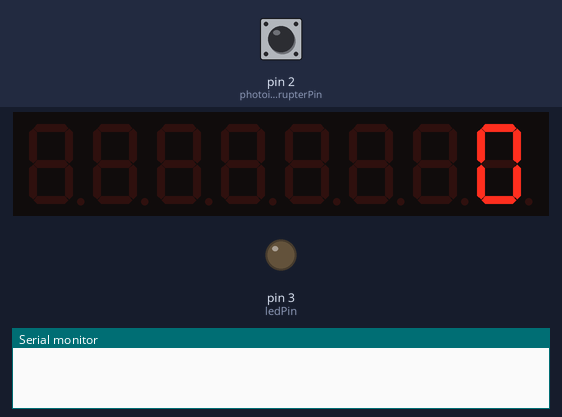
Simulated run of this sketch. Board: Arduino Uno, built with avr-gcc and run on an emulated ATmega328P. Parts: 8-digit seven-segment display, output pins drawn as LEDs (lit = HIGH), the last lines printed to the serial monitor. Wiring (inferred from the names in the program): MAX7219 LED driver: data pin 6; clock pin 8; CS pin 7. Inputs (shaded band) come from the test bench; at power-on: pin 2 (photointerrupterPin) LOW. Pins used as bus, display or sensor lines are not drawn.

Above: at 1.2 s.
1.3 s: pin 2 (photointerrupterPin) pulled HIGH for 0.15 s
At 2.1 s:
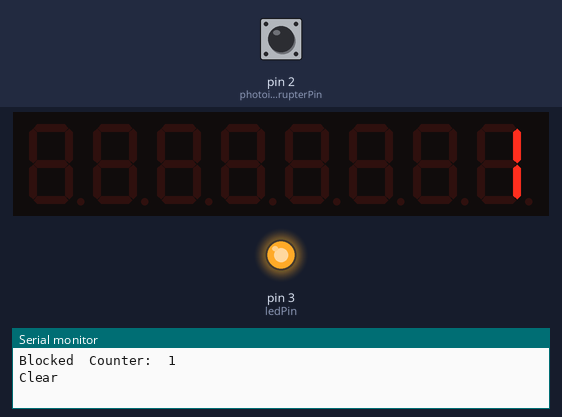
2.9 s: pin 2 (photointerrupterPin) pulled HIGH for 1 s
At 4.6 s:
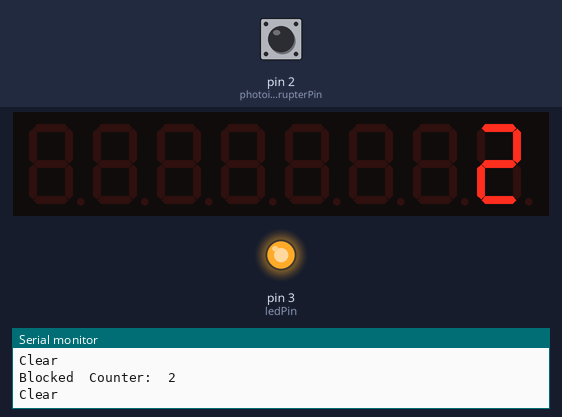
5.4 s: pin 2 (photointerrupterPin) pulled HIGH for 0.15 s
At 5.41 s:
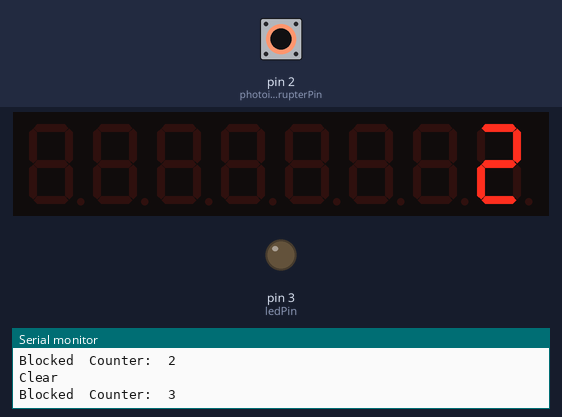
7.0 s: pin 2 (photointerrupterPin) pulled HIGH for 1 s
At 7.7 s:
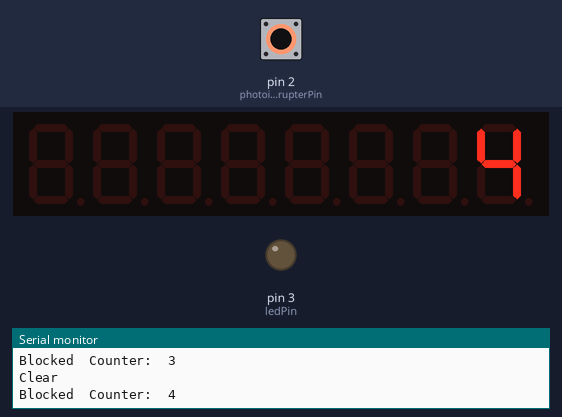
Timing chart, 0 to 10.0 s (numbered marks = the images above; inputs shaded):
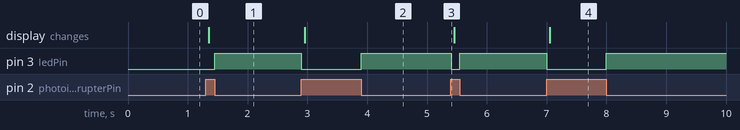

The sketch:

PinballSpinningTarget.ino
```cpp
/*
  Code for using a photo interrupter with Arduino
  to count the number of state changes and show
  the count on a display
  Made by Anders Holm - 16.may 2017
*/

// this constant won't change:
const int photointerrupterPin = 2;    // the pin that the photointerrupter is attached to
const int ledPin = 3;                 // the pin that the LED is attached to

// Variables will change:
int score = 0;                    // counter for adding the score
int photointerrupterState = 0;         // current state of the photointerrupter
int photointerrupterLastState = 0;     // previous state of the photointerrupter

#define MAX7219_DIN 6  // set up for the display
#define MAX7219_CS  7
#define MAX7219_CLK 8

void setup() {
  pinMode(photointerrupterPin, INPUT); // initialize the photointerrupter pin as a input
  pinMode(ledPin, OUTPUT);             // initialize the LED as an output
  Serial.begin(9600);                  // initialize serial communication

  initialiseMAX7219();
  output(0x0f, 0x00); //display test register - test mode off
  output(0x0c, 0x01); //shutdown register - normal operation
  output(0x0b, 0x07); //scan limit register - display digits 0 thru 7
  output(0x0a, 0x0f); //intensity register - max brightness
  output(0x09, 0xff); //decode mode register - CodeB decode all digits
  output(0x08, 0x0c); //digit 7 (leftmost digit) data
  output(0x07, 0x0b);
  output(0x06, 0x0d);
  output(0x05, 0x0e);
  output(0x04, 0x08);
  output(0x03, 0x07);
  output(0x02, 0x06);
  output(0x01, 0x05); //digit 0 (rightmost digit) data
}

void loop() {
  // read the photointerrupter input pin:
  photointerrupterState = digitalRead(photointerrupterPin);

  // compare the photointerrupterState to its previous state
  if (photointerrupterState != photointerrupterLastState) {
    // if the state has changed, increment the score counter
    if (photointerrupterState == HIGH) {
      // if the current state is HIGH then the photointerrupter went from off to on:
      digitalWrite(ledPin, LOW);
      score++;
      Serial.print("Blocked  ");
      Serial.print("Counter:  ");
      Serial.println(score);
    }
    else {
      // if the current state is LOW then the button
      // wend from on to off:
      digitalWrite(ledPin, HIGH);
      Serial.println("Clear");
    }
    delay(50);        // Delay a little bit to avoid bouncing
  }
  // save the current state as the last state, for next time through the loop
  photointerrupterLastState = photointerrupterState;

  displayScore(score);
}


//This shows the score variable on the 8-digit display
void displayScore(int score)
{
  //calculate number of digits
  String myString = String(score);
  int numberOfDigits = myString.length();
    //clear unused digits
    for (int i = 8; i > numberOfDigits; i--)
    {
      output(i, 0x0F);
    }
    //write digits to the display
    for (int i = 1; i <= numberOfDigits; i++)
    {
      output(i, myString[numberOfDigits-i]);
    }
} //end of score display

void initialiseMAX7219()   //  MAX7219 7-Segment LED Display
{
  digitalWrite(MAX7219_CS, HIGH);
  pinMode(MAX7219_DIN, OUTPUT);
  pinMode(MAX7219_CS, OUTPUT);
  pinMode(MAX7219_CLK, OUTPUT);
}

void output(byte address, byte data)  //common routine to talkt o MAX7219
{
  digitalWrite(MAX7219_CS, LOW);
  shiftOut(MAX7219_DIN, MAX7219_CLK, MSBFIRST, address);
  shiftOut(MAX7219_DIN, MAX7219_CLK, MSBFIRST, data);
  digitalWrite(MAX7219_CS, HIGH);
}
```

Measured:
- after the input at 1.3 s, pin 3 (ledPin): LOW → HIGH after 0.15 s; the display: changes after 0.05 s (image 1)
- after the input at 2.9 s, pin 3 (ledPin): HIGH → LOW at once, → HIGH 1.0 s later; the display: changes after 0.05 s (image 2)
- after the input at 5.4 s, pin 3 (ledPin): HIGH → LOW at once, → HIGH 0.15 s later
- after the input at 7.0 s, pin 3 (ledPin): HIGH → LOW at once, → HIGH 1.0 s later; the display: changes after 0.05 s (image 4)
